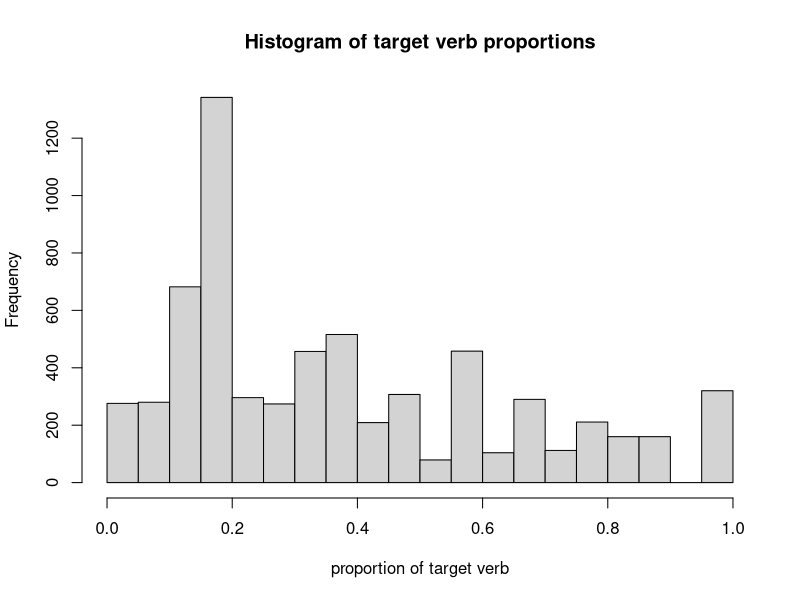
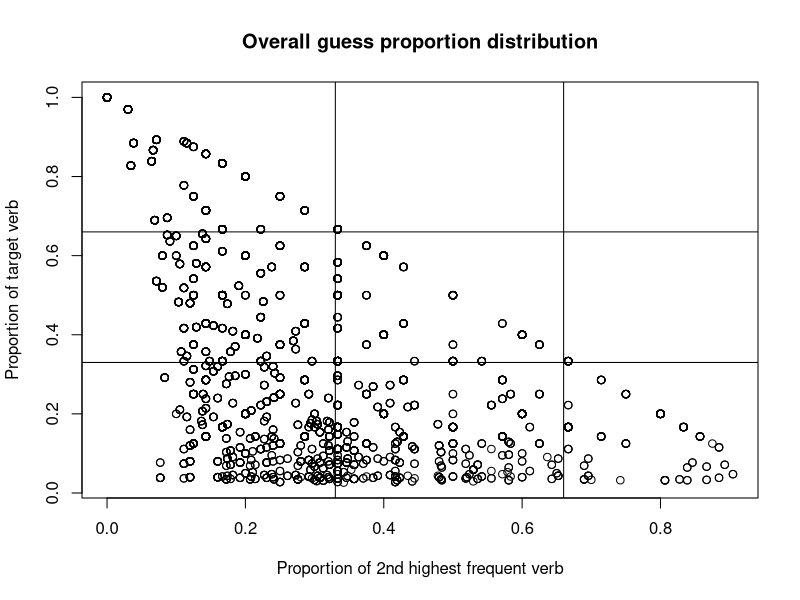
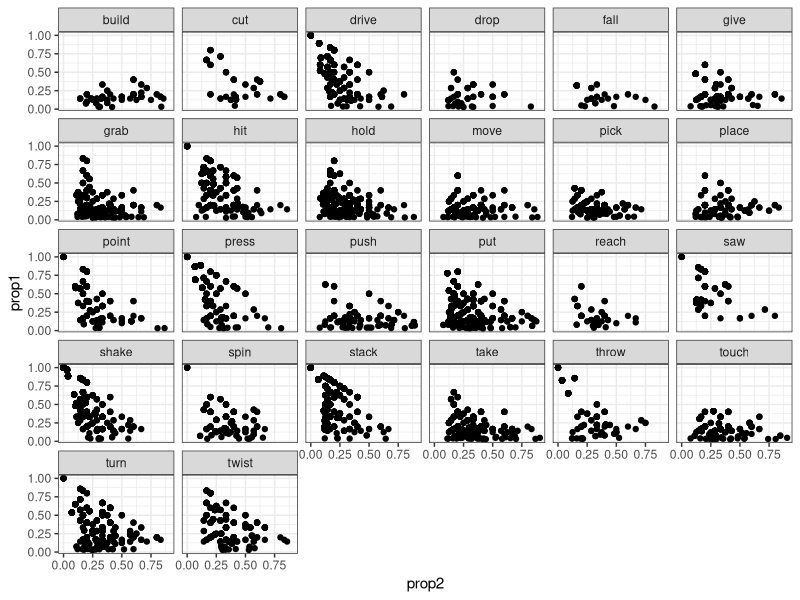
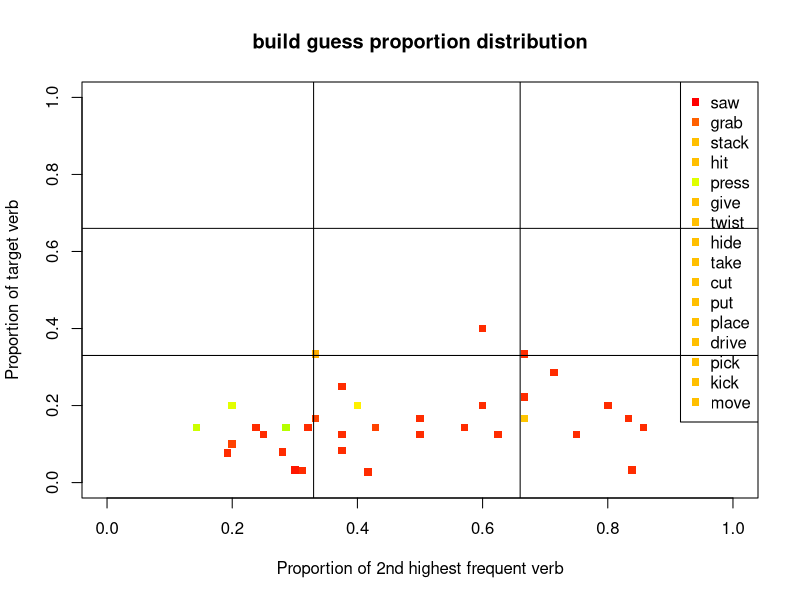
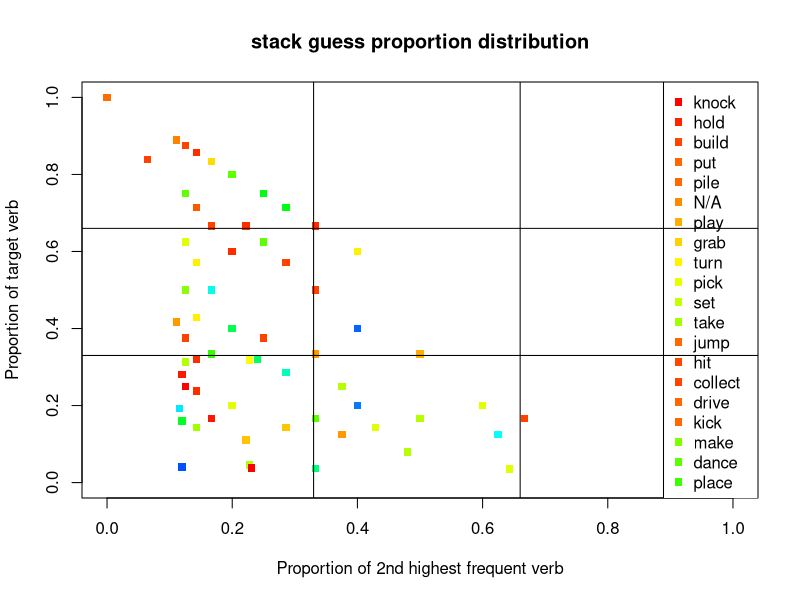
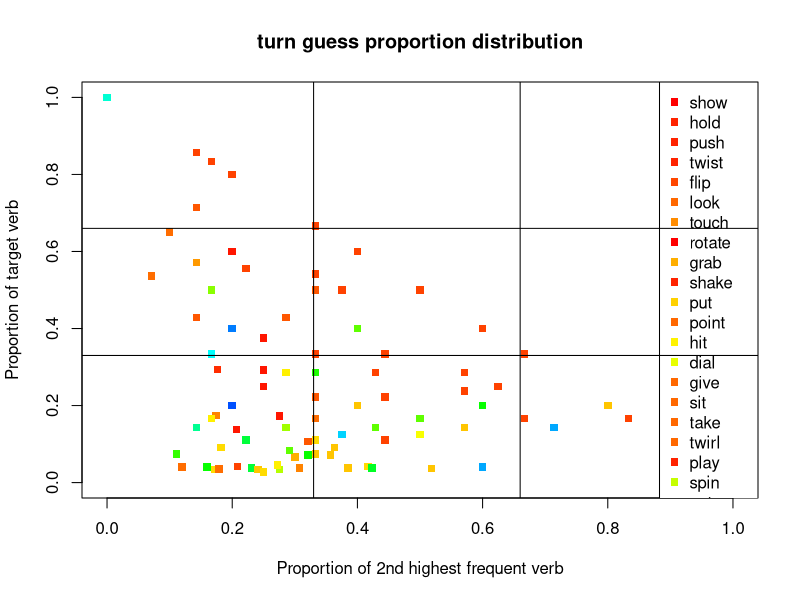
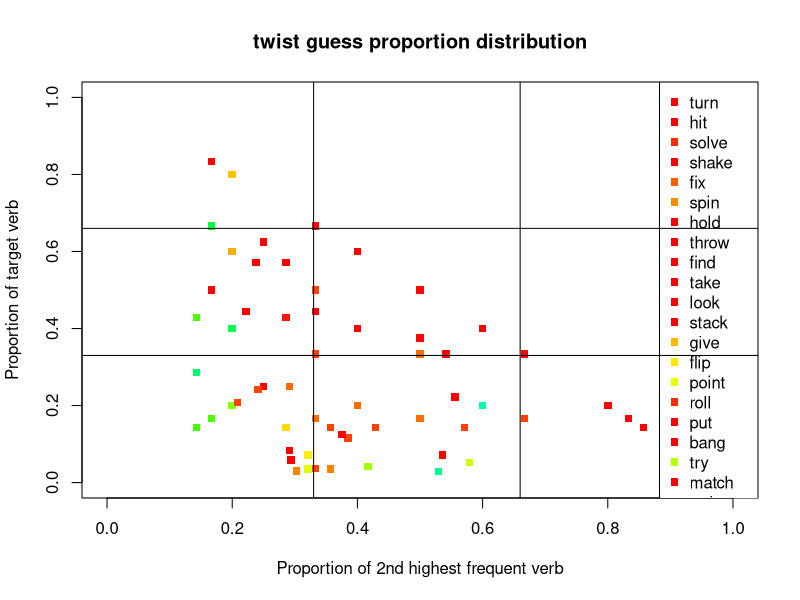
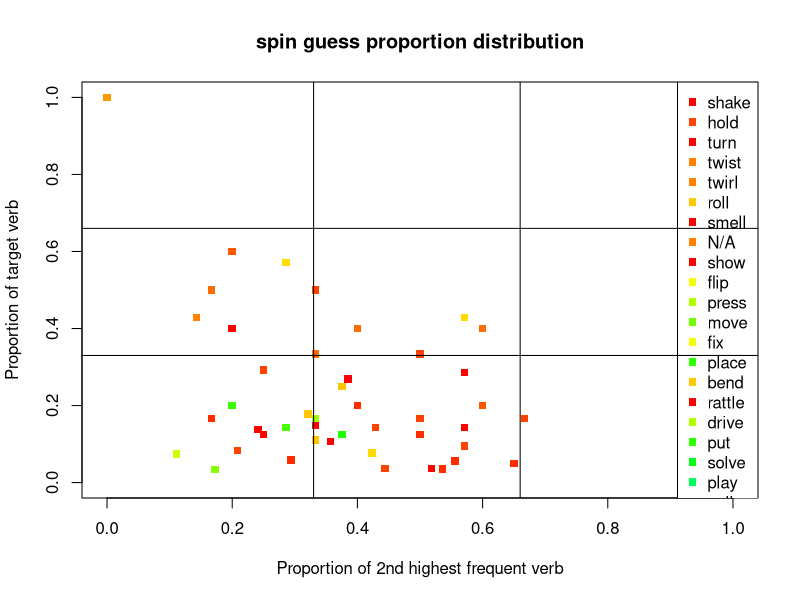

Here is the R script that generated these plots, in order: (Note: this script raises an error after producing the figures.)
library (tidyverse)
library(forcats)

df = read_csv("./r-data_12-2.csv")

hist(df$prop1,xlab="proportion of target verb",main="Histogram of target verb proportions")
plot(df$prop2,df$prop1,xlab="Proportion of 2nd highest frequent verb",ylab="Proportion of target verb",main="Overall guess proportion distribution")
abline(v=0.66)
abline(h=0.66)
abline(v=0.33)
abline(h=0.33)


ggplot(df, aes(x=prop2, y = prop1))+
  geom_point()+
  facet_wrap(~verb1)+
  theme_bw()

verbs= unique(df$verb1)
for (i in verbs){
  df_temp <- filter(df,verb1 ==i)
  print(length(unique(df_temp$verb2)))
}
#70 max colors
for (i in verbs){
  df_temp <- filter(df,verb1 ==i)
  unique(df_temp$verb2)
  plot(df_temp$prop2,df_temp$prop1,xlim=c(0,1),ylim=c(0,1),xlab="Proportion of 2nd highest frequent verb",ylab="Proportion of target verb",main=paste(i,"guess proportion distribution"),pch=15,col=rainbow(70)[match(df_temp$verb2,unique(df_temp$verb2))])
  legend("topright",legend=unique(df_temp$verb2),pch=15,col=rainbow(length(unique(df_temp$verb2)))[match(df_temp$verb2,unique(df_temp$verb2))])
  abline(v=0.66)
  abline(h=0.66)
  abline(v=0.33)
  abline(h=0.33)
}

for (i in verbs){
  df_temp <- filter(df,verb1 ==i)
  unique(df_temp$verb2)
  plot(df_temp$prop2,df_temp$prop1,type="n",xlim=c(0,1),ylim=c(0,1),xlab="Proportion of 2nd highest frequent verb",ylab="Proportion of target verb",main=paste(i,"guess proportion distribution"))
  text(df_temp$prop2,df_temp$prop1,labels=df_temp$verb2)
  abline(v=0.66)
  abline(h=0.66)
  abline(v=0.33)
  abline(h=0.33)
}

for (i in verbs){
  png(file=paste("./graphs/",i,"_guess_distr.png"),width=820, height=650)
  df_temp <- filter(df,verb1 ==i)
  plot(df_temp$prop2,df_temp$prop1,xlim=c(0,1),ylim=c(0,1),xlab="Proportion of 2nd highest frequent verb",ylab="Proportion of target verb",main=paste(i,"guess proportion distribution"))
  abline(v=0.66)
  abline(h=0.66)
  abline(v=0.33)
  abline(h=0.33)
  dev.off()
}



targets = unique(rand$target)
for (i in targets) {
  temp_plot = ggplot(subset(rand,target==i),aes(x=lemma))+
    geom_bar(stat="count")+
    theme(axis.text.x = element_text(angle = 45))+
    ggtitle("verb",i)
  ggsave(temp_plot, file=paste0("plot_",i,"_8-5.png"), width = 14, height = 10, units = "cm")
  
}